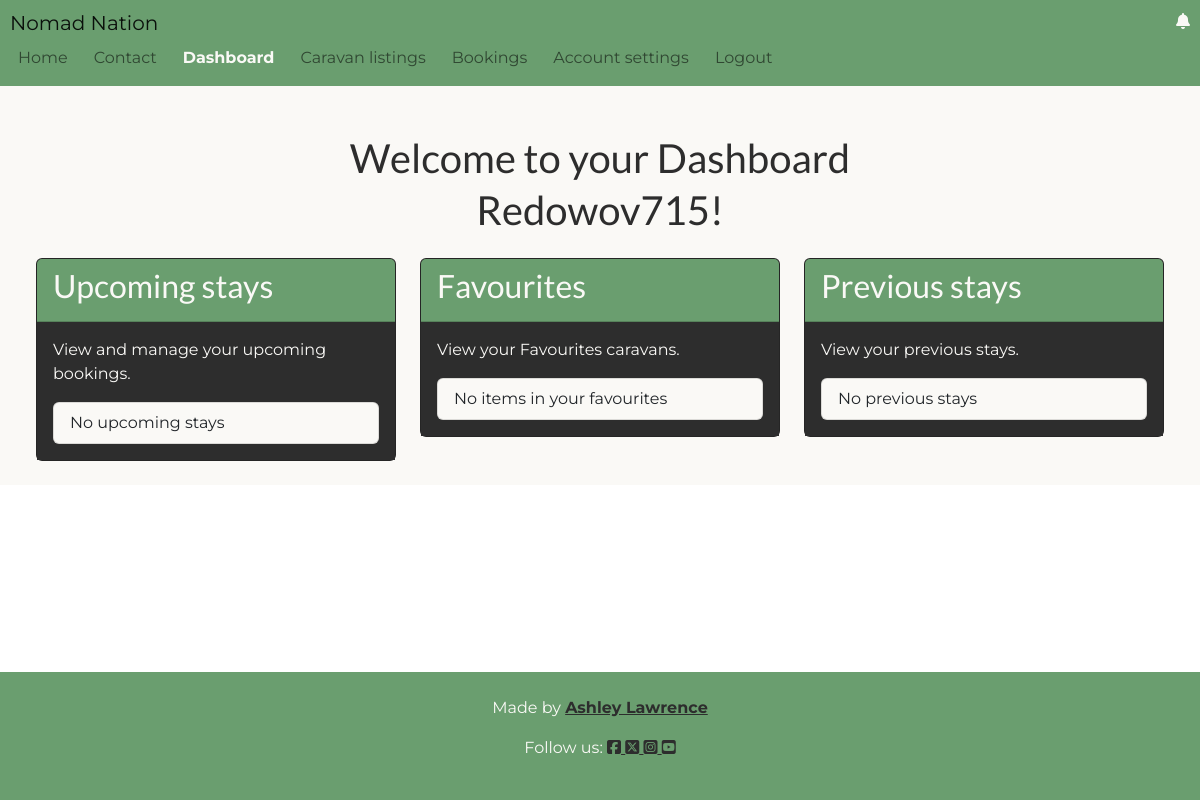
The app's page /dashboard/ (signed in), older data.
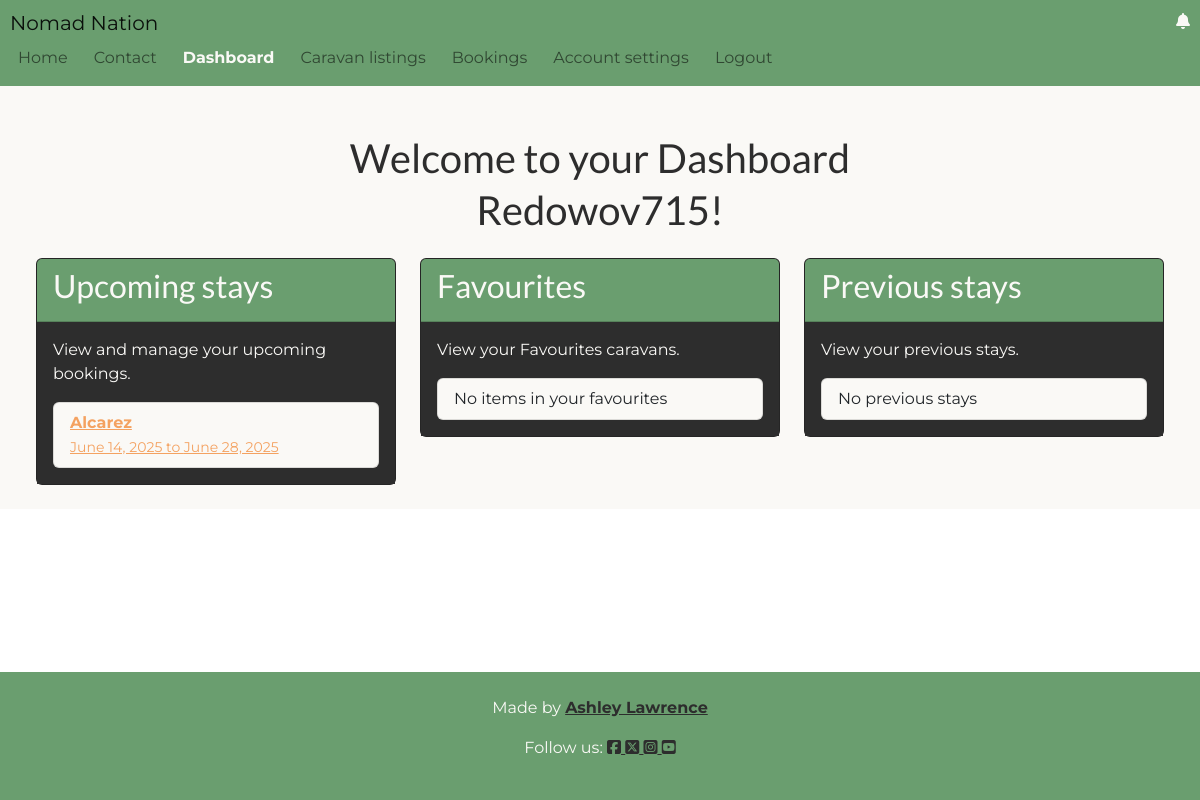
The same page, newer data.
### listings/models.py (models this page shows, shortened)
class Booking(models.Model):
    STATUS_CHOICES = [
        ("pending", _("Pending")),
        ("accepted", _("Accepted")),
        ("declined", _("Declined")),
    ]
    caravan = models.ForeignKey(
        Caravan, on_delete=models.CASCADE, related_name="bookings"
    )
    customer = models.ForeignKey(
        User, on_delete=models.CASCADE, related_name="bookings"
    )
    name = models.CharField(max_length=50)
    email = models.EmailField()
    phone_number = models.CharField(max_length=15, blank=True, null=True)
    start_date = models.DateField()
    end_date = models.DateField()
    message = models.TextField(blank=True, null=True)
    status = models.CharField(
        max_length=10, choices=STATUS_CHOICES, default="pending"
    )

class Caravan(models.Model):
    owner = models.ForeignKey(
        User, on_delete=models.CASCADE, related_name='caravans'
    )
    title = models.CharField(max_length=40)
    description = models.TextField()
    berth = models.CharField(
        max_length=10, choices=[
            ('small', _('Two-berth')),
            ('medium', _('Four-berth')),
            ('large', _('Six-berth'))
        ]
    )
    price_per_night = models.DecimalField(max_digits=6, decimal_places=2)
    currency = models.CharField(max_length=3, default="GBP")
    location = models.CharField(max_length=40)
    amenities = models.ManyToManyField(Amenity, related_name='caravans')
    favourites = models.ManyToManyField(
        User, related_name='favourite_caravans', blank=True
    )

### dashboard/views.py (the view, shortened to what this page needs)
# urls.py: path('', views.dashboard_view, name='dashboard'),
@login_required
def dashboard_view(request):
    current_user = request.user
    context = {}
    context['username'] = current_user.username
    if current_user.is_superuser:
        context['user_type'] = 'superuser'
        context['admin_url'] = '/admin/'
        return render(request, 'dashboard/dashboard.html', context)
    try:
        user_profile = current_user.profile
    except AttributeError:
        return redirect('account_logout')
    if user_profile.user_type == 'customer':
        context['user_type'] = 'customer'
        context['upcoming_stays'] = Booking.objects.filter(
            customer=current_user,
            status='accepted',
            start_date__gte=timezone.now()
        )
        context['favourites'] = current_user.favourite_caravans.all()
        context['previous_stays'] = Booking.objects.filter(
            customer=current_user,
            status='accepted',
            end_date__lt=timezone.now()
        )
    else:
        return redirect('account_logout')
    return render(request, 'dashboard/dashboard.html', context)

### dashboard/templates/dashboard/dashboard.html (shortened to what this page needs)
{% extends "base.html" %}
{% load i18n %}
{% block content %}
<div class="container-fluid d-flex flex-column justify-content-center align-items-center bg-styles">
    <h1 class="text-center mb-1 mt-5 title">{% trans "Welcome to your Dashboard" %}</h1>
    {% if user_type == 'superuser' %}
    <h1 class="text-center mb-4 title">{% trans "Superuser!" %}</h1>
    <p>{% trans "To manage the site go to admin page:" %}
        <a href="{{ admin_url }}" class="btn btn-primary w-100 mt-3 btn-styles">{% trans "Here" %}</a>
    </p>
</div>
{% elif user_type == 'customer' %}
<div class="container-fluid d-flex flex-column justify-content-center align-items-center bg-styles dashboard-style">
    <h1 class="text-center mb-4 title">{{ username }}!</h1>
    <div class="row w-100">
        <div class="col-md-4">
            <div class="card mb-4 text-white">
                <div class="card-header">
                    <h2 class="title card-title">{% trans "Upcoming stays" %}</h2>
                </div>
                <div class="card-body">
                    <p>{% trans "View and manage your upcoming bookings." %}</p>
                    <ul class="list-group">
                        {% for stay in upcoming_stays %}
                            <li class="list-group-item">
                                <a href="{% url 'booking_view' stay.caravan.id %}">
                                    <strong>{{ stay.caravan.title }}</strong><br>
                                    <small>{{ stay.start_date }} to {{ stay.end_date }}</small>
                                </a>
                            </li>
                        {% empty %}
                            <li class="list-group-item">{% trans "No upcoming stays" %}</li>
                        {% endfor %}
                    </ul>
                </div>
            </div>
        </div>
        <div class="col-md-4">
            <div class="card mb-4 text-white">
                <div class="card-header">
                    <h2 class="card-title title">{% trans "Favourites" %}</h2>
                </div>
                <div class="card-body">
                    <p>{% trans "View your Favourites caravans." %}</p>
                    <ul class="list-group">
                        {% for caravan in favourites %}
                            <li class="list-group-item">
                                <a href="{% url 'listings' %}#caravan-{{ caravan.pk }}">
                                    <strong>{{ caravan.title }}</strong><br>
                                    <small>{% trans "Owner:" %} {{ caravan.owner.username }}</small>
                                </a>
                            </li>
                        {% empty %}
                            <li class="list-group-item">{% trans "No items in your favourites" %}</li>
                        {% endfor %}
                    </ul>
                </div>
            </div>
        </div>
        <div class="col-md-4">
            <div class="card mb-4 text-white">
                <div class="card-header">
                    <h2 class="card-title title">{% trans "Previous stays" %}</h2>
                </div>
                <div class="card-body">
                    <p>{% trans "View your previous stays." %}</p>
                    <ul class="list-group">
                        {% for stay in previous_stays %}
                            <li class="list-group-item">
                                <a href="{% url 'booking_view' stay.caravan.id %}">
                                    <strong>{{ stay.caravan.title }}</strong><br>
                                    <small>{{ stay.start_date }} {% trans "to" %} {{ stay.end_date }}</small>
                                </a>
                            </li>
                        {% empty %}
                            <li class="list-group-item">{% trans "No previous stays" %}</li>
                        {% endfor %}
                    </ul>
                </div>
            </div>
        </div>
    </div>
</div>
{% endif %}
{% endblock %}

Row changes from the older to the newer data that the page shows:
added Booking: caravan "Alcarez", start_date "June 14, 2025", end_date "June 28, 2025"
Text that changed along with them:
text no longer shown: "No upcoming stays"
